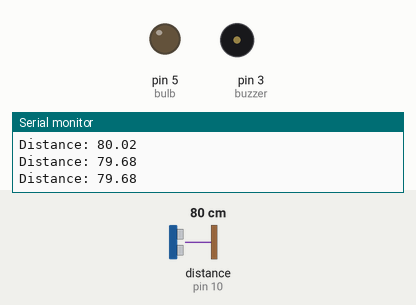
Recording of a sketch running on a simulated Arduino Uno, built with avr-gcc and run on an emulated ATmega328P. Shown: output pins drawn as LEDs (lit = HIGH), buzzer (waves = sounding, pin HIGH), the last lines printed to the serial monitor. Wiring (inferred from the names in the program): ultrasonic range finder: trigger pin 9; echo pin 10. The test bench sets the inputs (shaded band); at power-on: distance to the obstacle (sensor on pin 10) 80 cm. The echo pulse lasts 58.3 µs per cm; pins used as bus, display or sensor lines are not drawn.

Above: at 1.3 s.
1.4 s: distance to the obstacle (sensor on pin 10) set to 17 cm
3.2 s: distance to the obstacle (sensor on pin 10) set to 14 cm
At 4.4 s:
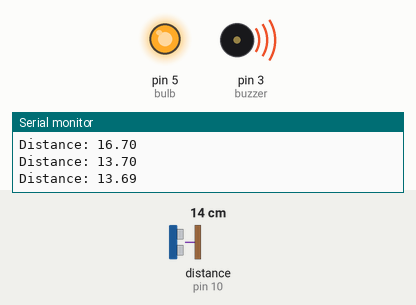
5.5 s: distance to the obstacle (sensor on pin 10) set to 18 cm
At 7.2 s:
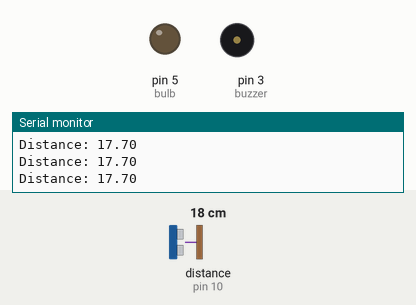
7.5 s: distance to the obstacle (sensor on pin 10) set to 2 cm
At 9.1 s:
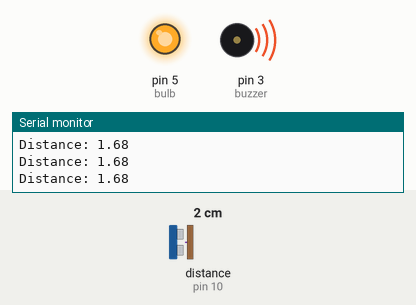
Timing chart, 0 to 10.5 s (numbered marks = the images above; inputs shaded):
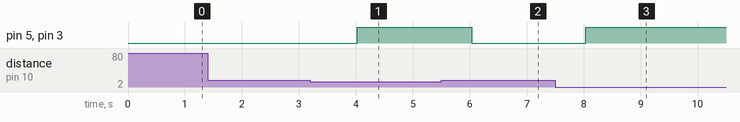

Measured:
- the behaviour switches between 16 and 15 cm on distance to the obstacle (sensor on pin 10) (found by bisection; images 0 and 1)
- after the input at 3.2 s, pin 5 (bulb), pin 3 (buzzer): LOW → HIGH after 0.83 s
- after the input at 5.5 s, pin 5 (bulb), pin 3 (buzzer): HIGH → LOW after 0.53 s
- after the input at 7.5 s, pin 5 (bulb), pin 3 (buzzer): LOW → HIGH after 0.54 s

The sketch:

ultrasonic.ino
```cpp
const int trigPin = 9;
const int echoPin = 10;
const int buzzer = 3;
const int bulb = 5;

float duration, distance;

void setup() {
  pinMode(trigPin, OUTPUT);
  pinMode(echoPin, INPUT);
  pinMode(buzzer, OUTPUT);
  pinMode(bulb, OUTPUT);
  Serial.begin(9600);
}

void loop() {
  digitalWrite(trigPin, LOW);
  delayMicroseconds(2);
  digitalWrite(trigPin, HIGH);
  delayMicroseconds(10);
  digitalWrite(trigPin, LOW);

  duration = pulseIn(echoPin, HIGH);
  distance = (duration*.0343)/2;
  Serial.print("Distance: ");
  Serial.println(distance);
  delay(500);
  if(distance <= 15)
  {
    digitalWrite(bulb, HIGH);
    digitalWrite(buzzer, HIGH);
  }
  else {
    digitalWrite(bulb, LOW);
    digitalWrite(buzzer, LOW);
  }
}
```
